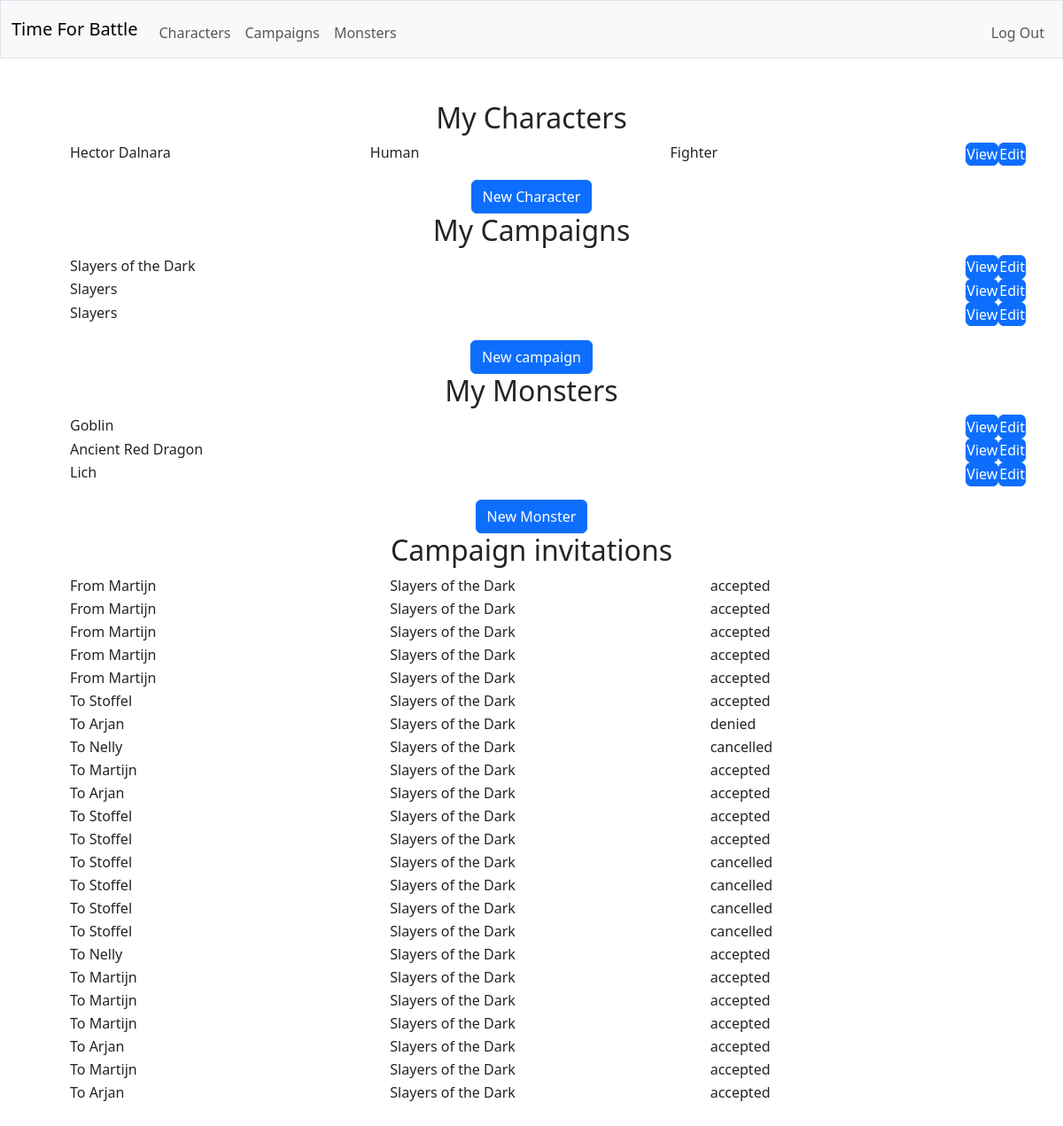
The page / (signed in) on the database its author committed.
### tables this page shows
CREATE TABLE characters (creature_id INTEGER NOT NULL, background TEXT NOT NULL, species TEXT NOT NULL, class TEXT NOT NULL,  prof_bonus INT NOT NULL, species_traits TEXT NOT NULL, feats TEXT NOT NULL, acrobatics INTEGER NOT NULL, animal_handling INTEGER NOT NULL, arcana INTEGER NOT NULL, athletics INTEGER NOT NULL, deception INTEGER NOT NULL, history INTEGER NOT NULL, insight INTEGER NOT NULL, intimidation INTEGER NOT NULL, investigation INTEGER NOT NULL, medicine INTEGER NOT NULL, nature INTEGER NOT NULL, perception INTEGER NOT NULL, performance INTEGER NOT NULL, persuasion INTEGER NOT NULL, religion INTEGER NOT NULL, sleight_of_hand INTEGER NOT NULL, stealth INTEGER NOT NULL, survival INTEGER NOT NULL, FOREIGN KEY (creature_id) REFERENCES creatures(id));

CREATE TABLE creatures (id INTEGER PRIMARY KEY NOT NULL, user_id INTEGER NOT NULL, is_player INTEGER NOT NULL, name TEXT NOT NULL, size TEXT NOT NULL, alignment TEXT NOT NULL, armor_class TEXT NOT NULL, max_hitpoints INTEGER NOT NULL, initiative_bonus INTEGER NOT NULL, speed TEXT NOT NULL, strength INTEGER NOT NULL, dexterity INTEGER NOT NULL, constitution INTEGER NOT NULL, intelligence INTEGER NOT NULL, wisdom INTEGER NOT NULL, charisma INTEGER NOT NULL, strength_save_bonus INTEGER NOT NULL, dexterity_save_bonus INTEGER NOT NULL, constitution_save_bonus INTEGER NOT NULL, intelligence_save_bonus INTEGER NOT NULL, wisdom_save_bonus INTEGER NOT NULL, charisma_save_bonus INTEGER NOT NULL, skills TEXT NOT NULL, senses TEXT NOT NULL, languages TEXT NOT NULL, traits TEXT NOT NULL, FOREIGN KEY (user_id) REFERENCES users(id));

CREATE TABLE "campaigns" (id INTEGER PRIMARY KEY AUTOINCREMENT NOT NULL, dm_id INTEGER NOT NULL, name TEXT NOT NULL, description TEXT, FOREIGN KEY (dm_id) REFERENCES users(id));

CREATE TABLE monsters (creature_id INTEGER NOT NULL, type TEXT NOT NULL, challenge_rating TEXT NOT NULL, vulnerabilities TEXT NOT NULL, resistances TEXT NOT NULL, immunities TEXT NOT NULL, actions TEXT NOT NULL, bonus_actions TEXT NOT NULL, reactions TEXT NOT NULL, legendary_actions TEXT NOT NULL, FOREIGN KEY (creature_id) REFERENCES creatures(id));

CREATE TABLE invitations (id INTEGER PRIMARY KEY AUTOINCREMENT NOT NULL, campaign_id INTEGER NOT NULL, user_id INTEGER NOT NULL, status TEXT NOT NULL, FOREIGN KEY (campaign_id) REFERENCES "campaigns"(id), FOREIGN KEY (user_id) REFERENCES users(id));

CREATE TABLE users (id INTEGER PRIMARY KEY AUTOINCREMENT NOT NULL, username TEXT NOT NULL, hash TEXT NOT NULL);

### app.py (the view)
@app.route("/")
@login_required
def index():
    with sqlite3.connect(database) as conn:
        conn.row_factory = sqlite3.Row
        cur = conn.cursor()
        cur.execute(
            "SELECT * FROM creatures JOIN characters ON id = characters.creature_id WHERE is_player = ? and user_id = ?",
            (1, session["user_id"])
        )
        characters = [dict(row) for row in cur.fetchall()]
    with sqlite3.connect(database) as conn:
        conn.row_factory = sqlite3.Row
        cur = conn.cursor()
        cur.execute(
            "SELECT DISTINCT campaigns.id, campaigns.dm_id, campaigns.name FROM campaigns LEFT JOIN players ON campaigns.id = players.campaign_id LEFT JOIN creatures ON players.creature_id = creatures.id WHERE campaigns.dm_id = ? OR creatures.user_id = ?",
            (session["user_id"], session["user_id"])
        )
        campaigns = [dict(row) for row in cur.fetchall()]
    with sqlite3.connect(database) as conn:
        conn.row_factory = sqlite3.Row
        cur = conn.cursor()
        cur.execute(
            "SELECT * FROM creatures JOIN monsters ON id = monsters.creature_id WHERE is_player = ? and user_id = ?",
            (0, session["user_id"])
        )
        monsters = [dict(row) for row in cur.fetchall()]
    with sqlite3.connect(database) as conn:
        conn.row_factory = sqlite3.Row
        cur = conn.cursor()
        cur.execute(
            "SELECT * FROM invitations JOIN campaigns ON invitations.campaign_id = campaigns.id JOIN users ON campaigns.dm_id = users.id WHERE user_id = ?",
            (session["user_id"],)
        )
        received_invitations = [dict(row) for row in cur.fetchall()]
    with sqlite3.connect(database) as conn:
        conn.row_factory = sqlite3.Row
        cur = conn.cursor()
        cur.execute(
            "SELECT * FROM invitations JOIN campaigns ON invitations.campaign_id = campaigns.id JOIN users ON invitations.user_id = users.id WHERE campaigns.dm_id = ?",
            (session["user_id"],)
        )
        sent_invitations = [dict(row) for row in cur.fetchall()]
    return render_template("index.html", user=session["user_id"], characters=characters, campaigns=campaigns, monsters=monsters, received_invitations=received_invitations, sent_invitations=sent_invitations)

### helpers.py (called while the page is built)
def login_required(f):
    @wraps(f)
    def decorated_function(*args, **kwargs):
        if session.get("user_id") is None:
            return redirect("/login")
        return f(*args, **kwargs)
    return decorated_function

### templates/index.html (shortened to what this page needs)
{% extends "layout.html" %}
{% block main %}
    <h2>My Characters</h2>
    <ul class="formtable">
        {% for character in characters %}
            <li>
                <label>{{ character.name }}</label>
                <label>{{ character.species }}</label>
                <label>{{ character.class }}</label>
                <form action="/character/{{ character.creature_id }}" method="get">
                    <button class="btn btn-primary" type="submit">View</button>
                </form>
                <form action="/character/{{ character.creature_id }}/edit" method="get">
                    <button class="btn btn-primary" type="submit">Edit</button>
                </form>
            </li>
        {% endfor %}
    </ul>
    <form action="/character/new/edit" method="get">
        <button class="btn btn-primary" type="submit">New Character</button>
    </form>
    <h2>My Campaigns</h2>
    <ul class="formtable">
        {% for campaign in campaigns %}
            <li>
                <label>{{ campaign.name }}</label>
                <form action="/campaign/{{ campaign.id }}" method="get">
                    <button class="btn btn-primary" type="submit">View</button>
                </form>
                {% if campaign.dm_id == user %}
                <form action="/campaign/{{ campaign.id }}/edit" method="get">
                    <button class="btn btn-primary" type="submit">Edit</button>
                </form>
                {% endif %}
            </li>
        {% endfor %}
    </ul>
    <form action="/campaign/new/edit" method="get">
        <button class="btn btn-primary" type="submit">New campaign</button>
    </form>
    <h2>My Monsters</h2>
    <ul class="formtable">
        {% for monster in monsters %}
            <li>
                <label>{{ monster.name }}</label>
                <label>{{ monster.species }}</label>
                <label>{{ monster.class }}</label>
                <form action="/monster/{{ monster.creature_id }}" method="get">
                    <button class="btn btn-primary" type="submit">View</button>
                </form>
                <form action="/monster/{{ monster.creature_id }}/edit" method="get">
                    <button class="btn btn-primary" type="submit">Edit</button>
                </form>
            </li>
        {% endfor %}
    </ul>
    <form action="/monster/new/edit" method="get">
        <button class="btn btn-primary" type="submit">New Monster</button>
    </form>
    <h2>Campaign invitations</h2>
    <ul class="formtable">
        {% for received_invitation in received_invitations %}
                <li>
                    <label>From {{ received_invitation.username }}</label>
                    <label>{{ received_invitation.name }}</label>
                    <label>{{ received_invitation.status }}</label>
                </li>
            {% endfor %}
            {% for sent_invitation in sent_invitations %}
                <li>
                    <label>To {{ sent_invitation.username }}</label>
                    <label>{{ sent_invitation.name }}</label>
                    <label>{{ sent_invitation.status }}</label>
                </li>
            {% endfor %}
    </ul>
{% endblock %}

### static/styles.css (style rules this page uses)
.formtable li { display: flex; padding: 0px; width: 100%; min-height: 26px; }
.formtable label { text-align: left; display: block; align-items: center; width: 100%; height: 100%; padding: 0px 5px 0px 5px; min-height: 26px; }
.formtable button { width: 100%; height: 100%; padding: 0px; min-height: 26px; }

### rows shown on the page
characters: name "Hector Dalnara", species "Human", class "Fighter"
campaigns: name "Slayers of the Dark"
campaigns: name "Slayers"
campaigns: name "Slayers"
monsters: name "Goblin"
monsters: name "Ancient Red Dragon"
monsters: name "Lich"
invitations: username "Martijn", name "Slayers of the Dark", status "accepted"
invitations: username "Martijn", name "Slayers of the Dark", status "accepted"
invitations: username "Martijn", name "Slayers of the Dark", status "accepted"
invitations: username "Martijn", name "Slayers of the Dark", status "accepted"
invitations: username "Martijn", name "Slayers of the Dark", status "accepted"
invitations: username "Stoffel", name "Slayers of the Dark", status "accepted"
invitations: username "Arjan", name "Slayers of the Dark", status "denied"
invitations: username "Nelly", name "Slayers of the Dark", status "cancelled"
invitations: username "Arjan", name "Slayers of the Dark", status "accepted"
invitations: username "Stoffel", name "Slayers of the Dark", status "accepted"
invitations: username "Stoffel", name "Slayers of the Dark", status "accepted"
invitations: username "Stoffel", name "Slayers of the Dark", status "cancelled"
invitations: username "Stoffel", name "Slayers of the Dark", status "cancelled"
invitations: username "Stoffel", name "Slayers of the Dark", status "cancelled"
invitations: username "Stoffel", name "Slayers of the Dark", status "cancelled"
invitations: username "Nelly", name "Slayers of the Dark", status "accepted"
invitations: username "Arjan", name "Slayers of the Dark", status "accepted"
invitations: username "Arjan", name "Slayers of the Dark", status "accepted"
